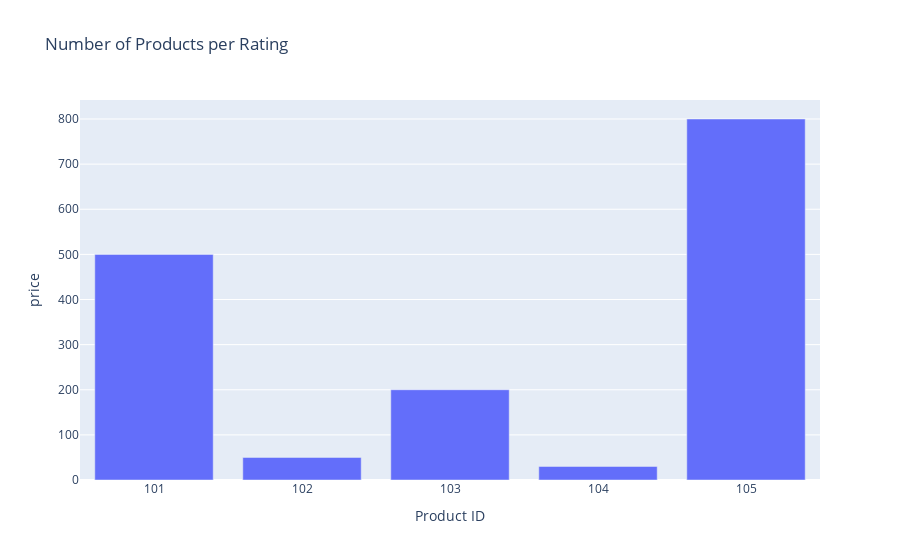

The code cell stored with this chart in its notebook:
### Code cell
import plotly.express as px

# Assuming 'product_id' is the column containing product IDs and 'ratings' is the column containing ratings data in your DataFrame 'df'

# Group by product ID and get the mean rating for each product
df_product_per_rating = df.groupby('product_id')['price'].mean().reset_index()

# Sort the DataFrame by ratings
df_product_per_rating = df_product_per_rating.sort_values(by='price', ascending=False)

# Plot the data using Plotly Express
fig = px.bar(df_product_per_rating, y='price', x='product_id', title='Number of Products per Rating')

# Update axis labels
fig.update_xaxes(title='Product ID')
fig.update_yaxes(title='price')

# Show the plot
fig.show()

### Figure 1 — Plotly figure (JSON) as saved in the notebook; plotly's stock layout.template omitted (floating-point values rounded to 4 significant figures)
{"data": [{"alignmentgroup": "True", "hovertemplate": "product_id=%{x}<br>price=%{y}<extra></extra>", "legendgroup": "", "marker": {"color": "#636efa", "pattern": {"shape": ""}}, "name": "", "offsetgroup": "", "orientation": "v", "showlegend": false, "textposition": "auto", "type": "bar", "x": [105, 101, 103, 102, 104], "xaxis": "x", "y": [800, 500, 200, 50, 30], "yaxis": "y"}], "layout": {"barmode": "relative", "legend": {"tracegroupgap": 0}, "title": {"text": "Number of Products per Rating"}, "xaxis": {"anchor": "y", "domain": [0, 1], "title": {"text": "Product ID"}}, "yaxis": {"anchor": "x", "domain": [0, 1], "title": {"text": "price"}}}}
